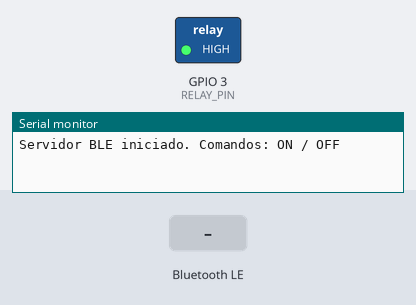
Bench run of a sketch on a simulated ESP32. Shown: switched loads named in the sketch (green lamp = pin HIGH), the last lines printed to the serial monitor. The test bench sets the inputs (shaded band). Nothing arrives over Bluetooth unless stated; a phone connects over Bluetooth LE 3 s after start.

Above: at 1.2 s.
1.3 s: Bluetooth LE write "ON" received
At 2.4 s:
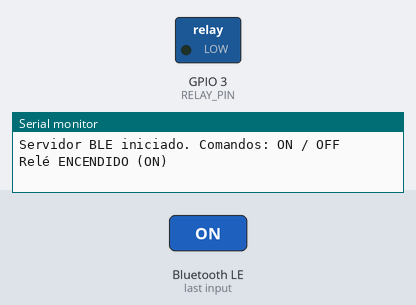
2.8 s: Bluetooth LE write "OFF" received
At 3.5 s:
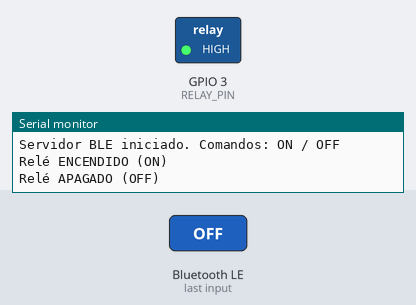
Timing chart, 0 to 5.8 s (numbered marks = the images above; inputs shaded):
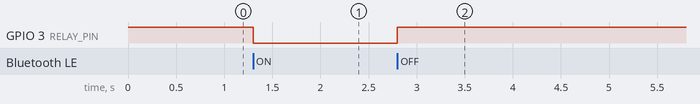

Measured:
- after the input at 1.3 s, GPIO 3 (RELAY_PIN): HIGH → LOW at once
- after the input at 2.8 s, GPIO 3 (RELAY_PIN): LOW → HIGH at once

The sketch:

codigoesp.ino
```cpp
#include <BLEDevice.h>
#include <BLEUtils.h>
#include <BLEServer.h>

#define SERVICE_UUID        "4fafc201-1fb5-459e-8fcc-c5c9c331914b"
#define CHARACTERISTIC_UUID "beb5483e-36e1-4688-b7f5-ea07361b26a8"

#define RELAY_PIN 3

// true = relé encendido (activo en LOW)
volatile bool relayOn = false;
volatile bool commandPending = false;
volatile bool pendingState = false; // true=ON, false=OFF

class MyCallbacks : public BLECharacteristicCallbacks {
  void onWrite(BLECharacteristic *pCharacteristic) {
    String value = pCharacteristic->getValue();
    value.trim();

    if (value == "ON") {
      pendingState = true;
      commandPending = true;
    } else if (value == "OFF") {
      pendingState = false;
      commandPending = true;
    } else {
      Serial.print("Comando desconocido: ");
      Serial.println(value);
    }
  }
};

void setup() {
  Serial.begin(115200);

  pinMode(RELAY_PIN, OUTPUT);
  digitalWrite(RELAY_PIN, HIGH); // apagado inicial (activo en LOW)
  relayOn = false;

  BLEDevice::init("VISOR_FAC");
  BLEServer *pServer = BLEDevice::createServer();

  BLEService *pService = pServer->createService(SERVICE_UUID);

  BLECharacteristic *pCharacteristic = pService->createCharacteristic(
    CHARACTERISTIC_UUID,
    BLECharacteristic::PROPERTY_READ | BLECharacteristic::PROPERTY_WRITE
  );

  pCharacteristic->setValue("Esperando comando...");
  pCharacteristic->setCallbacks(new MyCallbacks());

  pService->start();

  BLEAdvertising *pAdvertising = BLEDevice::getAdvertising();
  pAdvertising->addServiceUUID(SERVICE_UUID);
  pAdvertising->setScanResponse(true);
  pAdvertising->setMinPreferred(0x06);
  pAdvertising->setMaxPreferred(0x12);

  BLEDevice::startAdvertising();

  Serial.println("Servidor BLE iniciado. Comandos: ON / OFF");
}

void loop() {
  if (!commandPending) {
    return;
  }

  commandPending = false;
  bool turnOn = pendingState;

  if (turnOn) {
    digitalWrite(RELAY_PIN, LOW); // activar
    relayOn = true;
    Serial.println("Relé ENCENDIDO (ON)");
  } else {
    digitalWrite(RELAY_PIN, HIGH); // desactivar
    relayOn = false;
    Serial.println("Relé APAGADO (OFF)");
  }
}
```
